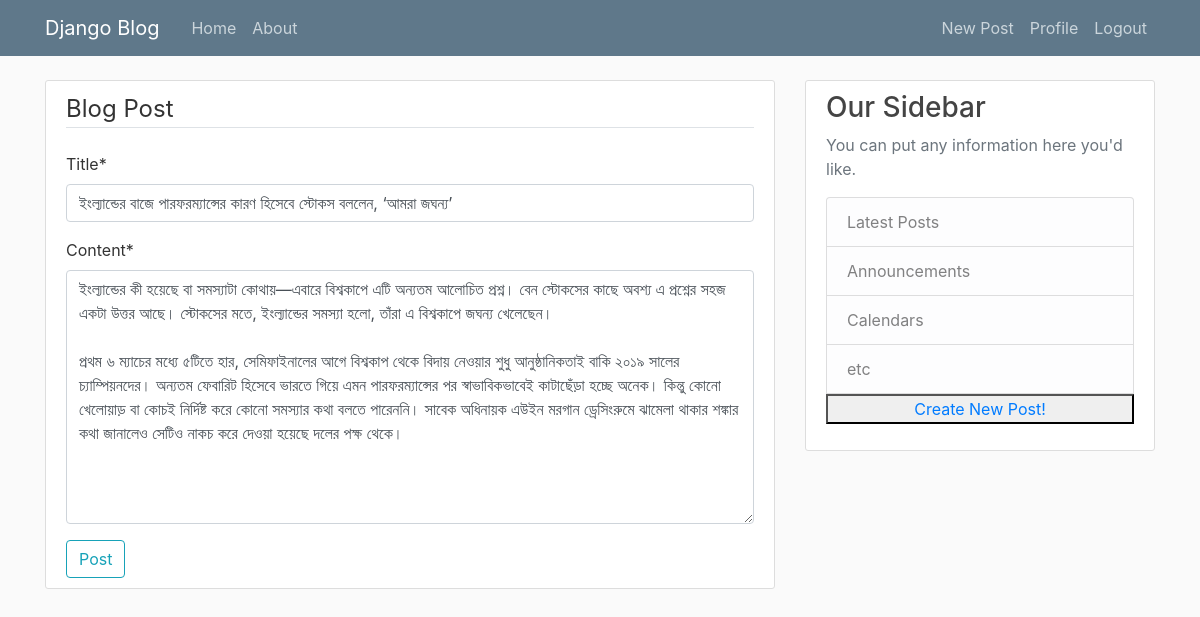
The app's page /post/9/update/ (signed in) with its own data.
### BlogApp/models.py (models this page shows, shortened)
class Post(models.Model):
    title = models.CharField(max_length=150)
    content = models.TextField()
    date_post = models.DateTimeField(default=timezone.now)
    author = models.ForeignKey(User, on_delete=models.CASCADE)

### BlogApp/views.py (the view, shortened to what this page needs)
# urls.py: path('post/<int:pk>/update/', PostUpdateView.as_view(), name="post update"),
class PostUpdateView(UserPassesTestMixin, UpdateView):
    model = Post
    fields = ['title', 'content']
    template_name = 'home/post_form.html'
    def test_func(self):
        post = self.get_object()
        if self.request.user == post.author:
            return True
        return False

### BlogApp/templates/home/post_form.html (shortened to what this page needs)
{% extends "home/base.html" %}
{% load crispy_forms_tags %}
{% block content %}
<div class="content-section">
    <form method="POST">
        <fieldset class="from-group">
            <legend class="border-bottom mb-4"> Blog Post</legend>
            {{ form|crispy }}
        </fieldset>
        <div class="from-group">
            <button class="btn btn-outline-info" type="submit"> Post</button>
        </div>
    </form>
</div>
{% endblock %}

### BlogApp/static/blog/main.css (style rules this page uses)
body { background: #fafafa; color: #333333; margin-top: 5rem; }
.content-section { background: #ffffff; padding: 10px 20px; border: 1px solid #dddddd; border-radius: 3px; margin-bottom: 20px; }

### records on screen
Post: title "ইংল্যান্ডের বাজে পারফরম্যান্সের কারণ হিসেবে স্টোকস বললেন, ‘আমরা জঘন্য’", content "ইংল্যান্ডের কী হয়েছে বা সমস্যাটা কোথায়—এবারে বিশ্বকাপে এটি অন্যতম আলোচিত প্রশ্ন। বেন স্টোকসের কাছে অবশ্য এ প্রশ্নের সহজ একটা উত্তর আছে। স্টোকসের মতে, ইংল্যান্ডের সমস্যা হলো, তাঁরা এ বিশ্বকাপে জঘন্য খেলেছেন। প্রথম ৬ ম্যাচের মধ্যে ৫টিতে হার, সেমিফাইনালের আগে বিশ্বকাপ থেকে বিদায় নেওয়ার শুধু আনুষ্ঠানিকতাই বাকি ২০১৯ সালের চ্যাম্পিয়নদের। অন্যতম ফেবারিট হিসেবে ভারতে গিয়ে এমন পারফরম্যান্সের পর স্বাভাবিকভাবেই কাটাছেঁড়া হচ্ছে অনেক। কিন্তু কোনো খেলোয়াড় বা কোচই নির্দিষ্ট করে কোনো সমস্যার কথা বলতে পারেননি। সাবেক অধিনায়ক এউইন মরগান ড্রেসিংরুমে ঝামেলা থাকার শঙ্কার কথা জানালেও সেটিও নাকচ করে দেওয়া হয়েছে দলের পক্ষ থেকে।"
